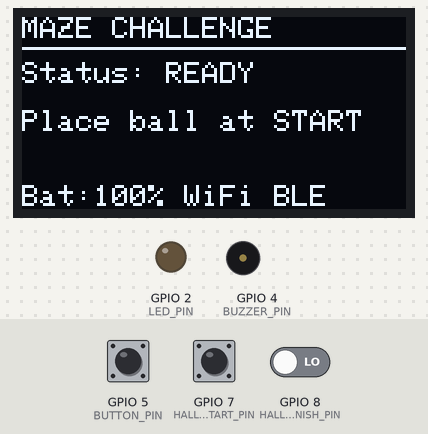
Recording of a program running on a simulated ESP32. Shown: 128×64 one-colour display, output pins drawn as LEDs (lit = HIGH), buzzer (waves = sounding). The inputs (shaded band) are chosen by the test bench; at power-on: GPIO 7 (HALL_SENSOR_START_PIN) LOW, GPIO 8 (HALL_SENSOR_FINISH_PIN) LOW, GPIO 5 (BUTTON_PIN) HIGH. WiFi joins after 1.5 s; servers stay silent unless stated; uploads are accepted with an empty reply; the local clock reads 2024-03-15 10:24:30 at power-on unless the program sets it; nothing arrives over Bluetooth unless stated; a phone connects over Bluetooth LE 3 s after start; what the program prints to the serial monitor is not drawn.

Above: at 5.2 s.
5.3 s: GPIO 7 (HALL_SENSOR_START_PIN) driven HIGH
At 7.2 s:
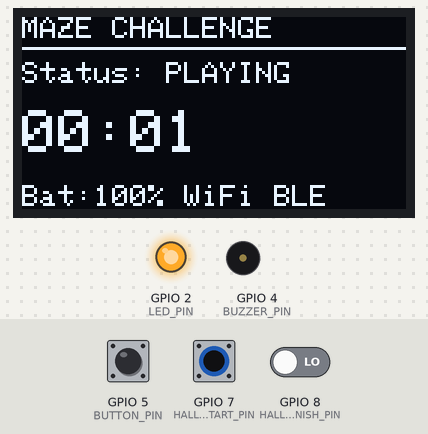
8.3 s: GPIO 8 (HALL_SENSOR_FINISH_PIN) driven HIGH
At 10.1 s:
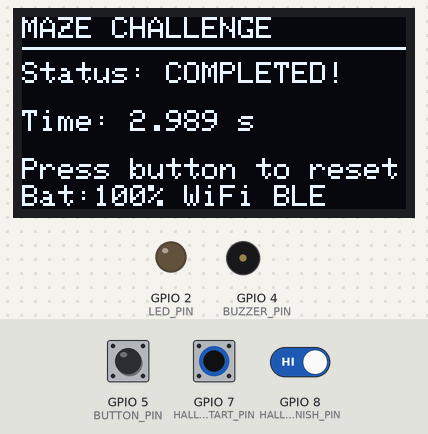
10.6 s: GPIO 5 (BUTTON_PIN) pulled LOW for 0.15 s
At 11.9 s:
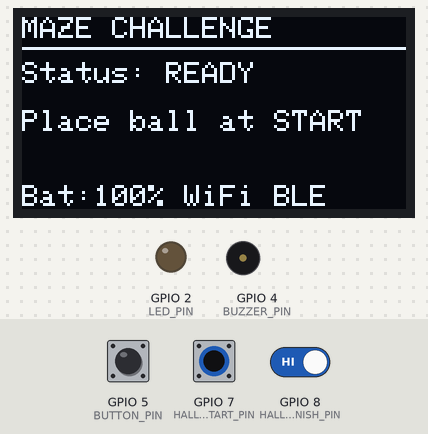
12.2 s: GPIO 7 (HALL_SENSOR_START_PIN) pulsed LOW 2 times (0.12 s each, 0.3 s apart)
At 12.48 s:
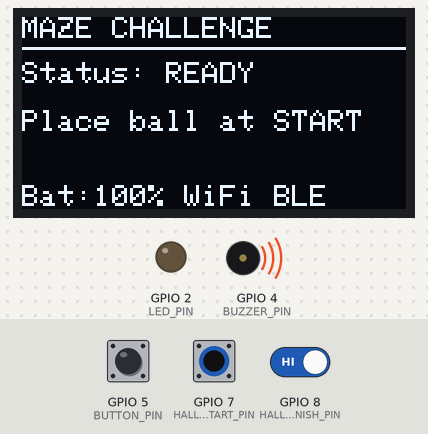
14.3 s: GPIO 8 (HALL_SENSOR_FINISH_PIN) driven LOW
17.3 s: GPIO 5 (BUTTON_PIN) driven LOW and GPIO 8 (HALL_SENSOR_FINISH_PIN) driven HIGH
At 17.7 s:
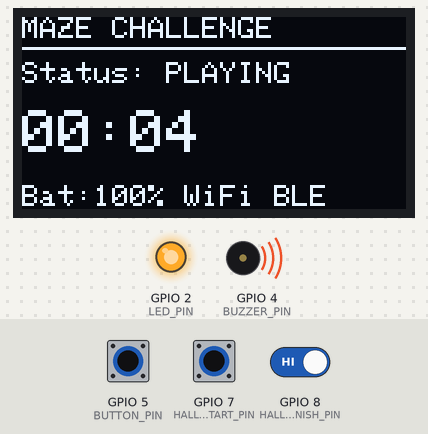
Timing chart, 0 to 20.3 s (numbered marks = the images above; inputs shaded):
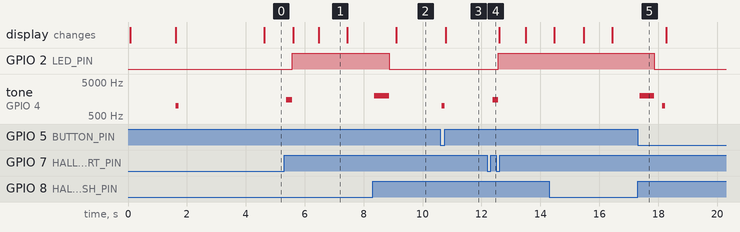

Measured:
- after the input at 5.3 s, GPIO 2 (LED_PIN): LOW → HIGH after 0.27 s; tone on GPIO 4 (BUZZER_PIN): silent → 1500 Hz after 0.07 s, → silent 0.20 s later; the display: first changes after 0.31 s (image 1 shows a later state)
- after the input at 8.3 s, GPIO 2 (LED_PIN): HIGH → LOW after 0.56 s; tone on GPIO 4 (BUZZER_PIN): silent → 2000 Hz after 0.06 s, → silent 0.50 s later; the display: changes after 0.81 s (image 2)
- after the input at 10.6 s, tone on GPIO 4 (BUZZER_PIN): silent → 1000 Hz after 0.05 s, → silent 0.10 s later; the display: changes after 0.19 s (image 3)
- after the input at 12.2 s, GPIO 2 (LED_PIN): LOW → HIGH after 0.38 s; tone on GPIO 4 (BUZZER_PIN): silent → 1500 Hz after 0.18 s, → silent 0.20 s later
- after the input at 17.3 s, GPIO 2 (LED_PIN): HIGH → LOW after 0.57 s; tone on GPIO 4 (BUZZER_PIN): silent → 2000 Hz after 0.07 s, → silent 0.50 s later, → 1000 Hz 0.26 s later, → silent 0.10 s later
- what the display in image 1 shows lasts 0.9 s, from 6.5 s to 7.4 s

The program:

main.cpp
```cpp
#include <Arduino.h>
#include <WiFi.h>
#include <HTTPClient.h>
#include <ArduinoJson.h>
#include <Wire.h>
#include <Adafruit_GFX.h>
#include <Adafruit_SSD1306.h>
#include <NimBLEDevice.h>
#include "../include/config.h"

// ==================== Global Objects ====================
Adafruit_SSD1306 display(SCREEN_WIDTH, SCREEN_HEIGHT, &Wire, -1);
NimBLEServer* pServer = nullptr;
NimBLECharacteristic* pStatusCharacteristic = nullptr;
NimBLECharacteristic* pTimerCharacteristic = nullptr;

// ==================== Game State ====================
enum GameState {
    STATE_IDLE,
    STATE_READY,
    STATE_PLAYING,
    STATE_COMPLETED,
    STATE_ERROR
};

struct MazeGame {
    GameState state;
    unsigned long startTime;
    unsigned long elapsedTime;
    bool alarmActive;
    bool mazeCompleted;
    bool hallSensorStart;
    bool hallSensorFinish;
    int batteryLevel;
    int sessionId;
    bool bleConnected;
};

MazeGame game = {STATE_IDLE, 0, 0, false, false, false, false, 100, -1, false};

// ==================== Function Prototypes ====================
void setupWiFi();
void setupOLED();
void setupBLE();
void setupSensors();
int readBatteryLevel();
void updateDisplay();
void handleGameLogic();
void sendStatusToAPI();
void playTone(int frequency, int duration);
String getCurrentTimestamp();
void handleSensorStart();
void handleSensorFinish();

// ==================== BLE Callbacks ====================
class ServerCallbacks: public NimBLEServerCallbacks {
    void onConnect(NimBLEServer* pServer) {
        game.bleConnected = true;
        Serial.println("BLE Client connected");
    }

    void onDisconnect(NimBLEServer* pServer) {
        game.bleConnected = false;
        Serial.println("BLE Client disconnected");
        NimBLEDevice::startAdvertising();
    }
};

// ==================== Setup ====================
void setup() {
    Serial.begin(115200);
    Serial.println("\n\n🎮 Maze Challenge ESP32");
    Serial.println("========================");

    // Initialize pins
    pinMode(HALL_SENSOR_START_PIN, INPUT);
    pinMode(HALL_SENSOR_FINISH_PIN, INPUT);
    pinMode(LED_PIN, OUTPUT);
    pinMode(BUZZER_PIN, OUTPUT);
    pinMode(BUTTON_PIN, INPUT_PULLUP);

    // Initialize I2C for OLED
    Wire.begin(OLED_SDA_PIN, OLED_SCL_PIN);

    // Setup components
    setupOLED();
    setupWiFi();
    setupBLE();
    setupSensors();

    Serial.println("✅ Setup complete!");
    game.state = STATE_READY;
    updateDisplay();
    playTone(1000, 100);
}

// ==================== Main Loop ====================
void loop() {
    static unsigned long lastAPIUpdate = 0;
    static unsigned long lastBatteryCheck = 0;
    static unsigned long lastDisplayUpdate = 0;

    unsigned long now = millis();

    // Read sensors
    handleSensorStart();
    handleSensorFinish();

    // Update game logic
    handleGameLogic();

    // Update display (10 FPS)
    if (now - lastDisplayUpdate >= 100) {
        updateDisplay();
        lastDisplayUpdate = now;
    }

    // Send status to API
    if (now - lastAPIUpdate >= API_UPDATE_INTERVAL_MS) {
        sendStatusToAPI();
        lastAPIUpdate = now;
    }

    // Check battery
    if (now - lastBatteryCheck >= BATTERY_CHECK_INTERVAL_MS) {
        game.batteryLevel = readBatteryLevel();
        lastBatteryCheck = now;
    }

    // Update BLE characteristics
    if (game.bleConnected && pTimerCharacteristic) {
        String timerStr = String(game.elapsedTime / 1000);
        pTimerCharacteristic->setValue(timerStr.c_str());
        pTimerCharacteristic->notify();
    }

    delay(10);
}

// ==================== WiFi Setup ====================
void setupWiFi() {
    Serial.print("Connecting to WiFi");
    display.clearDisplay();
    display.setCursor(0, 20);
    display.println("Connecting WiFi...");
    display.display();

    WiFi.begin(WIFI_SSID, WIFI_PASSWORD);

    unsigned long startAttempt = millis();
    while (WiFi.status() != WL_CONNECTED &&
           millis() - startAttempt < WIFI_TIMEOUT_MS) {
        Serial.print(".");
        delay(500);
    }

    if (WiFi.status() == WL_CONNECTED) {
        Serial.println("\n✅ WiFi connected!");
        Serial.print("IP: ");
        Serial.println(WiFi.localIP());
    } else {
        Serial.println("\n❌ WiFi connection failed!");
        game.state = STATE_ERROR;
    }
}

// ==================== OLED Setup ====================
void setupOLED() {
    if (!display.begin(SSD1306_SWITCHCAPVCC, OLED_ADDRESS)) {
        Serial.println("❌ OLED initialization failed!");
        return;
    }

    display.clearDisplay();
    display.setTextSize(1);
    display.setTextColor(SSD1306_WHITE);
    display.setCursor(0, 0);
    display.println("Maze Challenge");
    display.println("Initializing...");
    display.display();

    Serial.println("✅ OLED initialized");
}

// ==================== BLE Setup ====================
void setupBLE() {
    Serial.println("Setting up BLE...");

    NimBLEDevice::init(BLE_DEVICE_NAME);
    pServer = NimBLEDevice::createServer();
    pServer->setCallbacks(new ServerCallbacks());

    NimBLEService* pService = pServer->createService(BLE_SERVICE_UUID);

    pStatusCharacteristic = pService->createCharacteristic(
        BLE_CHAR_STATUS_UUID,
        NIMBLE_PROPERTY::READ | NIMBLE_PROPERTY::NOTIFY
    );

    pTimerCharacteristic = pService->createCharacteristic(
        BLE_CHAR_TIMER_UUID,
        NIMBLE_PROPERTY::READ | NIMBLE_PROPERTY::NOTIFY
    );

    NimBLECharacteristic* pControlCharacteristic = pService->createCharacteristic(
        BLE_CHAR_CONTROL_UUID,
        NIMBLE_PROPERTY::WRITE
    );

    pService->start();

    NimBLEAdvertising* pAdvertising = NimBLEDevice::getAdvertising();
    pAdvertising->addServiceUUID(BLE_SERVICE_UUID);
    pAdvertising->start();

    Serial.println("✅ BLE started");
}

// ==================== Sensor Setup ====================
void setupSensors() {
    Serial.println("Testing sensors...");

    bool startSensor = digitalRead(HALL_SENSOR_START_PIN);
    bool finishSensor = digitalRead(HALL_SENSOR_FINISH_PIN);

    Serial.printf("Start Sensor: %d, Finish Sensor: %d\n", startSensor, finishSensor);
    Serial.println("✅ Sensors ready");
}

// ==================== Sensor Handlers ====================
void handleSensorStart() {
    static unsigned long lastDebounce = 0;
    static bool lastState = LOW;

    bool reading = digitalRead(HALL_SENSOR_START_PIN);

    if (reading != lastState) {
        lastDebounce = millis();
    }

    if ((millis() - lastDebounce) > DEBOUNCE_DELAY_MS) {
        if (reading == HIGH && game.hallSensorStart == false) {
            game.hallSensorStart = true;

            if (game.state == STATE_READY) {
                // Start game
                game.state = STATE_PLAYING;
                game.startTime = millis();
                game.alarmActive = true;
                game.mazeCompleted = false;

                Serial.println("🎮 Game Started!");
                playTone(1500, 200);
                digitalWrite(LED_PIN, HIGH);
            }
        } else if (reading == LOW) {
            game.hallSensorStart = false;
        }
    }

    lastState = reading;
}

void handleSensorFinish() {
    static unsigned long lastDebounce = 0;
    static bool lastState = LOW;

    bool reading = digitalRead(HALL_SENSOR_FINISH_PIN);

    if (reading != lastState) {
        lastDebounce = millis();
    }

    if ((millis() - lastDebounce) > DEBOUNCE_DELAY_MS) {
        if (reading == HIGH && game.hallSensorFinish == false) {
            game.hallSensorFinish = true;

            if (game.state == STATE_PLAYING) {
                // Complete game
                game.state = STATE_COMPLETED;
                game.elapsedTime = millis() - game.startTime;
                game.mazeCompleted = true;
                game.alarmActive = false;

                Serial.printf("🏆 Game Completed! Time: %lu ms\n", game.elapsedTime);
                playTone(2000, 500);
                digitalWrite(LED_PIN, LOW);

                sendStatusToAPI();
            }
        } else if (reading == LOW) {
            game.hallSensorFinish = false;
        }
    }

    lastState = reading;
}

// ==================== Game Logic ====================
void handleGameLogic() {
    if (game.state == STATE_PLAYING) {
        game.elapsedTime = millis() - game.startTime;

        // Check timeout
        if (game.elapsedTime >= ALARM_TIMEOUT_MS) {
            Serial.println("⏰ Timeout!");
            game.state = STATE_IDLE;
            game.alarmActive = false;
            digitalWrite(LED_PIN, LOW);
        }
    }

    // Button press to reset
    if (digitalRead(BUTTON_PIN) == LOW && game.state == STATE_COMPLETED) {
        delay(50); // Debounce
        if (digitalRead(BUTTON_PIN) == LOW) {
            Serial.println("🔄 Resetting...");
            game.state = STATE_READY;
            game.elapsedTime = 0;
            game.mazeCompleted = false;
            playTone(1000, 100);
        }
    }
}

// ==================== Display Update ====================
void updateDisplay() {
    display.clearDisplay();
    display.setTextSize(1);
    display.setCursor(0, 0);

    // Title
    display.println("MAZE CHALLENGE");
    display.drawLine(0, 10, SCREEN_WIDTH, 10, SSD1306_WHITE);

    // State
    display.setCursor(0, 15);
    switch (game.state) {
        case STATE_IDLE:
            display.println("Status: IDLE");
            break;
        case STATE_READY:
            display.println("Status: READY");
            display.println("\nPlace ball at START");
            break;
        case STATE_PLAYING:
            display.println("Status: PLAYING");
            display.println();
            display.setTextSize(2);
            display.printf("%02lu:%02lu",
                game.elapsedTime / 60000,
                (game.elapsedTime / 1000) % 60);
            display.setTextSize(1);
            break;
        case STATE_COMPLETED:
            display.println("Status: COMPLETED!");
            display.println();
            display.printf("Time: %lu.%03lu s\n",
                game.elapsedTime / 1000,
                game.elapsedTime % 1000);
            display.println("\nPress button to reset");
            break;
        case STATE_ERROR:
            display.println("Status: ERROR");
            break;
    }

    // Bottom info
    display.setCursor(0, 56);
    display.printf("Bat:%d%% ", game.batteryLevel);
    if (WiFi.status() == WL_CONNECTED) display.print("WiFi");
    if (game.bleConnected) display.print(" BLE");

    display.display();
}

// ==================== API Communication ====================
void sendStatusToAPI() {
    if (WiFi.status() != WL_CONNECTED) {
        Serial.println("❌ No WiFi connection");
        return;
    }

    HTTPClient http;
    String url = String(API_BASE_URL) + "/device/status";

    http.begin(url);
    http.setAuthorization(API_USERNAME, API_PASSWORD);
    http.addHeader("Content-Type", "application/json");

    // Create JSON payload
    JsonDocument doc;
    doc["device_id"] = DEVICE_ID;
    doc["alarm_active"] = game.alarmActive;
    doc["maze_completed"] = game.mazeCompleted;
    doc["hall_sensor_value"] = game.hallSensorFinish;
    doc["battery_level"] = game.batteryLevel;
    doc["timestamp"] = getCurrentTimestamp();

    String payload;
    serializeJson(doc, payload);

    Serial.println("📤 Sending to API: " + payload);

    int httpCode = http.POST(payload);

    if (httpCode > 0) {
        Serial.printf("✅ API Response: %d\n", httpCode);
        String response = http.getString();
        Serial.println(response);
    } else {
        Serial.printf("❌ API Error: %s\n", http.errorToString(httpCode).c_str());
    }

    http.end();
}

String getCurrentTimestamp() {
    // Simple ISO 8601 format (would need NTP for accurate time)
    time_t now = time(nullptr);
    struct tm timeinfo;
    gmtime_r(&now, &timeinfo);

    char buffer[30];
    strftime(buffer, sizeof(buffer), "%Y-%m-%dT%H:%M:%SZ", &timeinfo);
    return String(buffer);
}

// ==================== Battery Monitoring ====================
int readBatteryLevel() {
    int rawValue = analogRead(BATTERY_PIN);
    float voltage = (rawValue / 4095.0) * 3.3 * 2;  // Voltage divider

    int percentage = ((voltage - BATTERY_MIN_VOLTAGE) /
                      (BATTERY_MAX_VOLTAGE - BATTERY_MIN_VOLTAGE)) * 100;

    return constrain(percentage, 0, 100);
}

// ==================== Audio Feedback ====================
void playTone(int frequency, int duration) {
    tone(BUZZER_PIN, frequency, duration);
    delay(duration);
    noTone(BUZZER_PIN);
}
```

config.h
```cpp
#ifndef CONFIG_H
#define CONFIG_H

// WiFi Configuration
#define WIFI_SSID "YOUR_WIFI_SSID"
#define WIFI_PASSWORD "YOUR_WIFI_PASSWORD"
#define WIFI_TIMEOUT_MS 20000

// API Configuration
#define API_BASE_URL "http://192.168.1.100:8080"
#define API_USERNAME "admin"
#define API_PASSWORD "password"
#define DEVICE_ID "ESP32_MAZE_001"

// GPIO Pin Configuration
#define HALL_SENSOR_START_PIN 7
#define HALL_SENSOR_FINISH_PIN 8
#define LED_PIN 2
#define BUZZER_PIN 4
#define BUTTON_PIN 5

// OLED Configuration (I2C)
#define OLED_SDA_PIN 21
#define OLED_SCL_PIN 22
#define OLED_ADDRESS 0x3C
#define SCREEN_WIDTH 128
#define SCREEN_HEIGHT 64

// BLE Configuration
#define BLE_DEVICE_NAME "MazeChallenge"
#define BLE_SERVICE_UUID "4fafc201-1fb5-459e-8fcc-c5c9c331914b"
#define BLE_CHAR_STATUS_UUID "beb5483e-36e1-4688-b7f5-ea07361b26a8"
#define BLE_CHAR_TIMER_UUID "beb5483e-36e1-4688-b7f5-ea07361b26a9"
#define BLE_CHAR_CONTROL_UUID "beb5483e-36e1-4688-b7f5-ea07361b26aa"

// Game Configuration
#define DEBOUNCE_DELAY_MS 50
#define ALARM_TIMEOUT_MS 300000  // 5 minutes
#define BATTERY_CHECK_INTERVAL_MS 60000  // 1 minute
#define API_UPDATE_INTERVAL_MS 5000  // 5 seconds

// Battery Monitoring (ADC)
#define BATTERY_PIN 36  // VP pin (ADC1_CH0)
#define BATTERY_MIN_VOLTAGE 3.0
#define BATTERY_MAX_VOLTAGE 4.2

#endif // CONFIG_H
```
